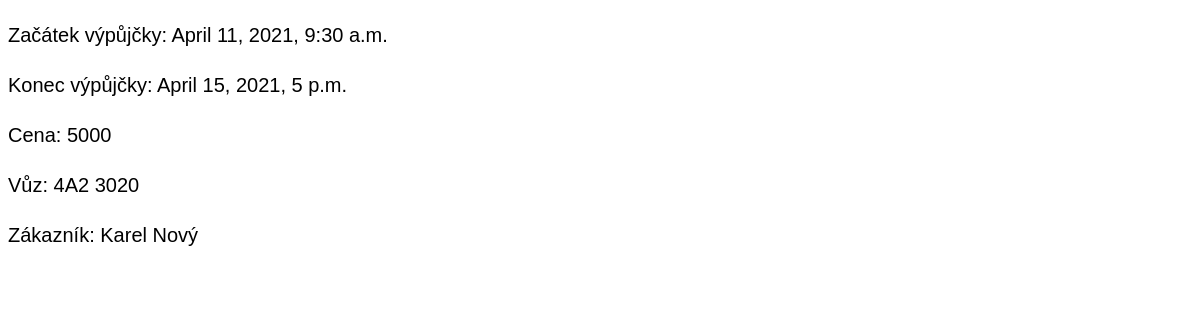
The app's page /katalog/1vypujcka/ with its own data.
### katalog/models.py (models this page shows, shortened)
class Vypujcka(models.Model):
  zacatek = models.DateTimeField()
  konec = models.DateTimeField()
  cena = models.IntegerField(null=True)
  auto = models.ForeignKey(Seznam, on_delete=models.SET_NULL, null=True)
  zakaznik = models.ForeignKey(Zakaznik, on_delete=models.SET_NULL, null=True)
  schvaleni = models.BooleanField(default=False)

class Seznam(models.Model):
  registracni_znacka = models.CharField(max_length=10)
  znacka_a_typ = models.CharField(max_length=100)
  pocet_km = models.IntegerField()
  datum_TK = models.DateField()
  def __str__(self):
    return self.registracni_znacka

class Zakaznik(models.Model):
  typy_programu = (
    ("B", "Běžný zákazník"),
    ("Z", "Zlatý program"),
    ("P", "Platinový program"),
  )
  jmeno = models.CharField(max_length=100)
  prijmeni = models.CharField(max_length=100)
  ridicak = models.CharField(max_length=100)
  datum_narozeni = models.DateField()
  program = models.CharField(max_length=1, choices=typy_programu, null=True)
  def __str__(self):
    return self.jmeno.__str__() + " " + self.prijmeni.__str__()

### katalog/views.py (the view)
# urls.py: path("<int:pk>vypujcka/", views.DetailVypujckaView.as_view(), name="vypujcka_detail"),
class DetailVypujckaView(DetailView):
  model = models.Vypujcka
  template_name = "katalog/vypujcka_detail.html"

### templates/katalog/vypujcka_detail.html (shortened to what this page needs)
<!DOCTYPE html>
<html lang="cs">
<head>
</head>
<body>
{% block content %}
    <p>Začátek výpůjčky: {{object.zacatek}}</p>
    <p>Konec výpůjčky: {{object.konec}}</p>
    <p>Cena: {{object.cena}}</p>
    <p>Vůz: {{object.auto}}</p>
    <p>Zákazník: {{object.zakaznik}}</p>
{% endblock %}
</body>
</html>

### templates/katalog/vypujcka_detail.html (style rules this page uses)
body { color: black; font-family: Arial, Helvetica, sans-serif; font-size: 20px; line-height: 1.5; }

### records on screen
Vypujcka: zacatek "April 11, 2021, 9:30 a.m.", konec "April 15, 2021, 5 p.m.", cena "5000", auto "4A2 3020", zakaznik "Karel Nový"
